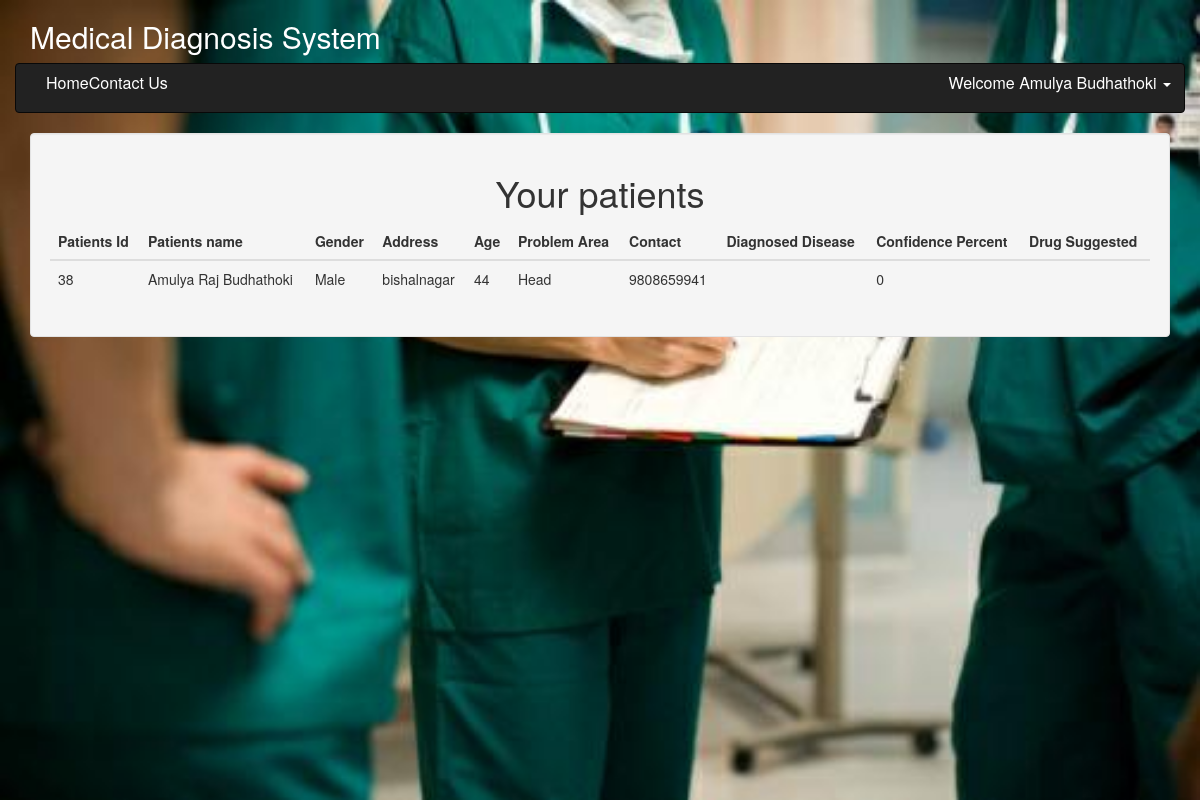
The app's page /patient_info_all.php?patientid=38 (signed in) with its own data.
### tables this page shows
CREATE TABLE `doc` (
  `id` int(11) NOT NULL,
  `user` varchar(30) NOT NULL,
  `pass` varchar(30) NOT NULL,
  `fname` varchar(30) NOT NULL,
  `mname` varchar(30) NOT NULL,
  `lname` varchar(30) NOT NULL,
  `email` varchar(30) NOT NULL,
  `nmc` varchar(30) NOT NULL
);

CREATE TABLE `patient_info` (
  `patient_id` int(11) NOT NULL,
  `prob_area` varchar(100) NOT NULL,
  `selected_symptoms` varchar(100) DEFAULT NULL,
  `diagnosed_disease` varchar(100) DEFAULT NULL,
  `confi_per` float DEFAULT NULL,
  `drug_pres` varchar(1000) DEFAULT NULL
);

CREATE TABLE `patient` (
  `Id` int(11) NOT NULL,
  `doc_id` int(11) NOT NULL,
  `Name` varchar(100) NOT NULL,
  `Gender` varchar(10) NOT NULL,
  `Address` varchar(100) NOT NULL,
  `Contact` varchar(12) NOT NULL,
  `Age` int(11) NOT NULL,
  `symptoms` varchar(100) DEFAULT NULL,
  `disease_diag` varchar(100) DEFAULT NULL
);

### session.php (called while the page is built, shortened)
<?php
$session_id=$_SESSION['id'];
?>

### patient_info_all.php (the view)
<?php include('headernew.php'); ?>
<?php $patientid=$_GET['patientid'];?>
   <div class="container">
    <div class="row">
    <div class="col-md-12">
    <div class="well">
         <center><h1>Your patients</h1></center>
         <table class="table table-inverse">
<thead>
      <tr>
      <th>Patients Id</th>
        <th>Patients name</th>
        <th>Gender</th>
        <th>Address</th>
        <th>Age</th>
        <th>Problem Area</th>
        <th>Contact</th>
        <th>Diagnosed Disease</th>
              <th>Confidence Percent</th>
                    <th>Drug Suggested</th>
      </tr>
    </thead>
    <tbody>
      <tr>
      <?php $result = mysqli_query($con,"SELECT * FROM `patient`,`patient_info` WHERE  Id=$patientid AND patient_id=$patientid");
   while($rows=mysqli_fetch_array($result)) {
    ?>
    <td><?php echo $rows['Id']; ?> </td>
        <td><?php echo $rows['Name']; ?> </td>
           <td><?php echo $rows['Gender']; ?></td>
        <td><?php echo $rows['Address']; ?></td>
         <td><?php echo $rows['Age']; ?></td>
           <td><?php echo $rows['prob_area']; ?></td>
        <td><?php echo $rows['Contact']; ?></td>
        <td><?php echo $rows['diagnosed_disease']; ?></td>
         <td><?php echo $rows['confi_per']; ?></td>
         <td><?php echo $rows['drug_pres']; ?></td>
      </tr>
      <?php } ?>
    </tbody>
  </table>
</div>
</div>
</div>
</div>

### headernew.php (shortened to what this page needs)
<!DOCTYPE html>
<html class="no-js">
    <head>
       <link href="css/bootstrap.css" rel="stylesheet">
     <link href="css/jquery.jgrowl.css" rel="stylesheet" media="screen">
        <link rel="stylesheet" type="text/css" href="css/mystyles.css">
        <link rel="stylesheet" href="assets/bootstrap/css/bootstrap.min.css">
        <link rel="stylesheet" href="assets/font-awesome/css/font-awesome.min.css">
    <link rel="stylesheet" href="assets/css/form-elements.css">
        <link rel="stylesheet" href="assets/css/style.css">
        <?php include('connect.php'); ?>
        <?php include('session.php'); ?>
    </head>
    <body>
<div class="container">
  <div class="row ">
    <div class="col-md-12">
      <h2 id="main">Medical Diagnosis System</h2>
    </div>
  </div>
  <div class="row">
    <nav class="navbar navbar-inverse" role="navigation">
      <div class="container">
      <?php  $query= mysqli_query($con ,"SELECT * FROM `doc` WHERE `id`=$session_id ");
                  $row = mysqli_fetch_array($query);?>
        <div class="collapse navbar-collapse navbar-ex1-collapse">
          <ul class="nav navbar-nav js-nav-add-active-class">
            <li><a href="patient_info.php">Home</a></li>
            <li><a href="/contact.html">Contact Us</a></li>
          </ul>
          <ul class="nav navbar-nav navbar-right hidden-xs">
               <li class="dropdown">
                <a href="#" role="button" class="dropdown-toggle" data-toggle="dropdown"> <i class="icon-user icon-large"></i><?php echo "Welcome"." ".$row['fname']." ".$row['lname'];  ?> <i class="caret"></i></a>
              </li>
          </ul>
        </div>
      </div>
    </nav>
  </div>
</div>

### css/mystyles.css (style rules this page uses)
#main { color: white; }

### assets/css/style.css (style rules this page uses)
ul.navbar-nav { font-size: 16px; color: #fff; }
.navbar-inverse ul.navbar-nav li { padding-top: 8px; padding-bottom: 8px; }
.navbar-inverse ul.navbar-nav li a { display: inline; padding: 0; color: #fff; }

### records on screen
doc: fname "Amulya", lname "Budhathoki"
patient_info: patient.Id "38", patient.Name "Amulya Raj Budhathoki", patient.Gender "Male", patient.Address "bishalnagar", patient.Age "44", prob_area "Head", patient.Contact "9808659941", confi_per "0"
